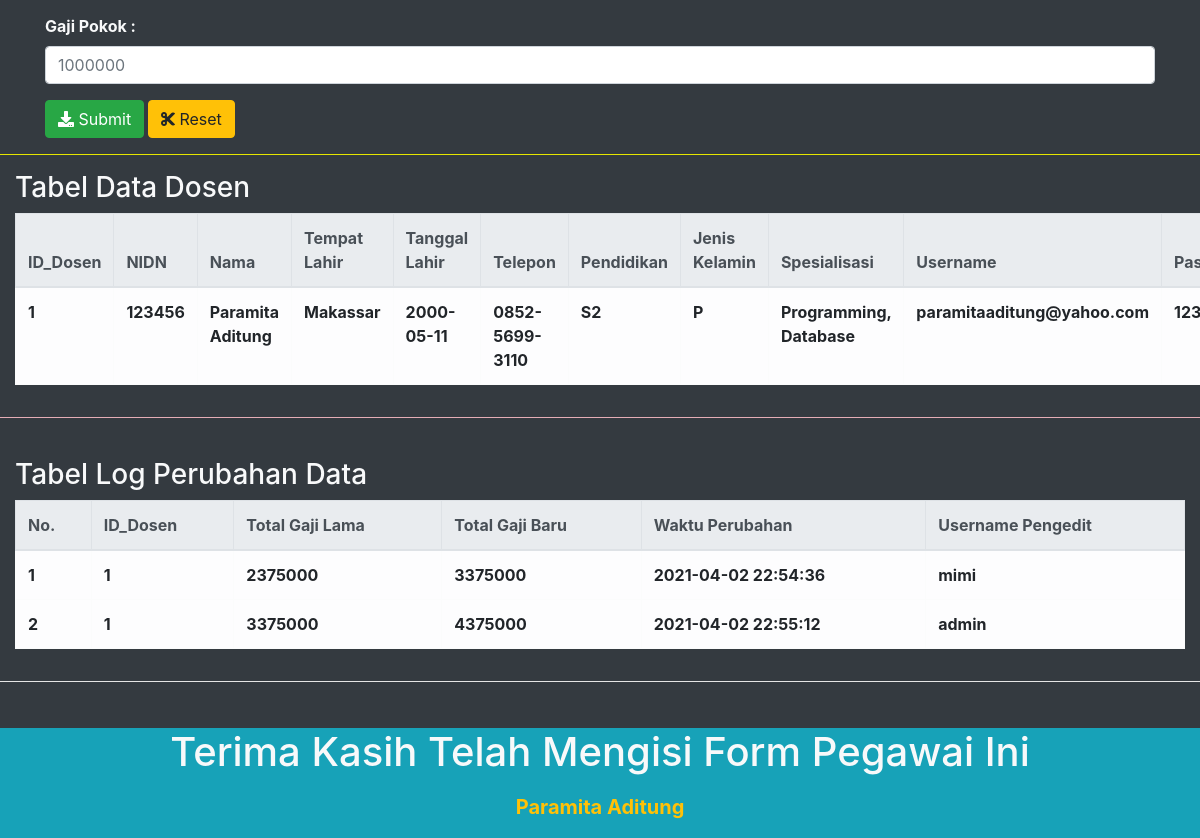
Before: /Latihan2/cekSession.php (signed in, lower part) with the older database file.
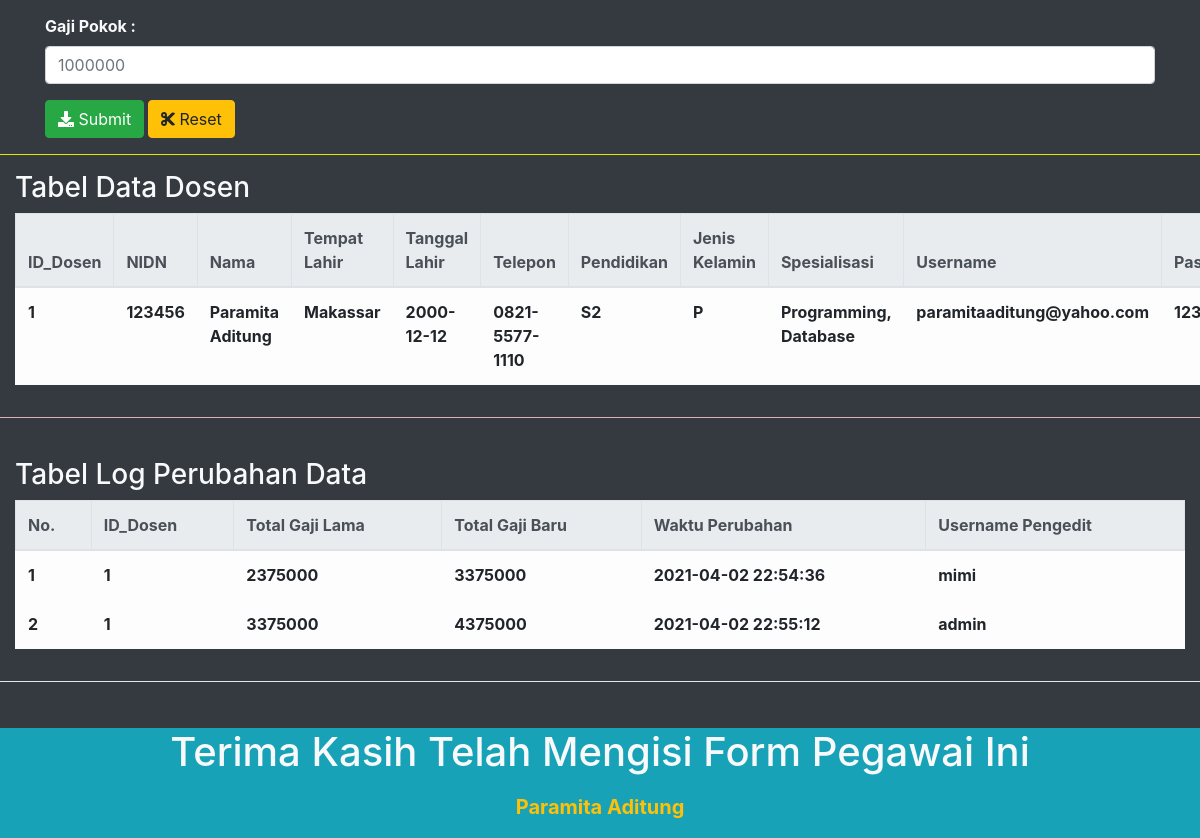
After: the same page with the newer database file.
### tables this page shows
CREATE TABLE `tabel_dosen` (
  `id_dosen` int(11) NOT NULL,
  `nidn` int(11) NOT NULL,
  `nama` varchar(100) DEFAULT NULL,
  `tmpLahir` varchar(50) DEFAULT NULL,
  `tglLahir` date DEFAULT NULL,
  `telepon` varchar(15) DEFAULT NULL,
  `pendidikan` enum('S2','S3') DEFAULT NULL,
  `gender` enum('L','P') DEFAULT NULL,
  `spesialisasi` varchar(100) DEFAULT NULL,
  `username` varchar(100) DEFAULT NULL,
  `pass` varchar(20) DEFAULT NULL,
  `golongan` enum('3A','3B','3C','4A','4B','4C') DEFAULT NULL,
  `pangkat` enum('AA','L','LK','GB') DEFAULT NULL,
  `pengalaman` text DEFAULT NULL,
  `gajiPokok` int(15) NOT NULL DEFAULT 0,
  `total_gaji` int(20) NOT NULL
);

CREATE TABLE `log_data` (
  `id_log` int(11) NOT NULL,
  `id_dosen` int(11) NOT NULL,
  `total_gaji_lama` varchar(20) DEFAULT NULL,
  `total_gaji_baru` varchar(20) DEFAULT NULL,
  `waktu` datetime DEFAULT NULL,
  `pengedit` varchar(20) NOT NULL
);

### Latihan2/cekSession.php (the view, shortened to what this page needs)
<!DOCTYPE html>
<html>
<head>
    <link rel="stylesheet" href="https://use.fontawesome.com/releases/v5.6.3/css/all.css">
    <link rel="stylesheet" href="https://maxcdn.bootstrapcdn.com/bootstrap/4.5.2/css/bootstrap.min.css">
</head>
<body class="bg-dark text-light font-weight-bold">
    <div class="container">
        <form method="post" action="proses.php">
            <div class="form-group">
                <label>Gaji Pokok :</label>
                <input type="text" name="gajiPokok" class="form-control" placeholder="1000000" required/>
            </div>
            <button type="submit" class="btn btn-success"><i class='fas fa-download'></i> Submit</button>
            <button type="reset" class="btn btn-warning"><i class='fas fa-cut'></i> Reset</button>
        </form>
    </div>
    <hr color="yellow">
    <div id="listDosen" class="container-fluid table-responsive">
    <h3>Tabel Data Dosen</h3>
        <table class="table table-bordered table-hover table-light">
            <thead class="thead-light">
                <tr>
                    <th>ID_Dosen</th>
                    <th>NIDN</th>
                    <th>Nama</th>
                    <th>Tempat Lahir</th>
                    <th>Tanggal Lahir</th>
                    <th>Telepon</th>
                    <th>Pendidikan</th>
                    <th>Jenis Kelamin</th>
                    <th>Spesialisasi</th>
                    <th>Username</th>
                    <th>Password</th>
                </tr>
            </thead>
            <tbody>
                <?php
                include "koneksi.php";
                $data = mysqli_query($conn,"select * from tabel_dosen");
		            while($d = mysqli_fetch_array($data)){
			    ?>
                <tr>
                    <td><?php echo $d['id_dosen']; ?></td>
                    <td><?php echo $d['nidn']; ?></td>
                    <td><?php echo $d['nama']; ?></td>
                    <td><?php echo $d['tmpLahir']; ?></td>
                    <td><?php echo $d['tglLahir']; ?></td>
                    <td><?php echo $d['telepon']; ?></td>
                    <td><?php echo $d['pendidikan']; ?></td>
                    <td><?php echo $d['gender']; ?></td>
                    <td><?php echo $d['spesialisasi']; ?></td>
                    <td><?php echo $d['username']; ?></td>
                    <td><?php echo $d['pass']; ?></td>
                </tr>
                <?php
                    }
                ?>
            </tbody>
        </table>
    </div>
    <hr color="pink">
    <br>
    <div id="listPerubahan" class="container-fluid table-responsive">
    <h3>Tabel Log Perubahan Data</h3>
        <table class="table table-bordered table-hover table-light">
            <thead class="thead-light">
                <tr>
                    <th>No.</th>
                    <th>ID_Dosen</th>
                    <th>Total Gaji Lama</th>
                    <th>Total Gaji Baru</th>
                    <th>Waktu Perubahan</th>
                    <th>Username Pengedit</th>
                </tr>
            </thead>
            <tbody>
                <?php
                include "koneksi.php";
                $data = mysqli_query($conn,"select * from log_data");
		            while($d = mysqli_fetch_array($data)){
			    ?>
                <tr>
                    <td><?php echo $d['id_log']; ?></td>
                    <td><?php echo $d['id_dosen']; ?></td>
                    <td><?php echo $d['total_gaji_lama']; ?></td>
                    <td><?php echo $d['total_gaji_baru']; ?></td>
                    <td><?php echo $d['waktu']; ?></td>
                    <td><?php echo $d['pengedit']; ?></td>
                </tr>
                <?php
                    }
                ?>
            </tbody>
        </table>
    </div>
    <hr color="white">
    <div id="dashboard" style="padding-top:30px;padding-bottom:0px">
        <footer>
          <div class="footer text-center bg-info">
            <div class="container">
              <div class="row">
                <div class="col">
                  <h1><p class="text-light">Terima Kasih Telah Mengisi Form Pegawai Ini</p></h1>
                  <div class="lead"><p class="text-warning font-weight-bold">Paramita Aditung</p></div>
                </div>
              </div>
            </div>
          </div>
    </footer>
    </div>
</body>
</html>

Changed rows visible on the page:
changed tabel_dosen "Paramita Aditung": tglLahir "2000-05-11" → "2000-12-12"; telepon "0852-5699-3110" → "0821-5577-1110"
